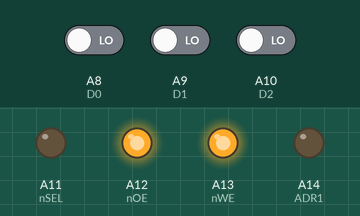
Simulated run of this sketch. Board: Arduino Mega 2560, built with avr-gcc and run on an emulated ATmega2560. Shown: output pins drawn as LEDs (lit = HIGH). The inputs (shaded band) are chosen by the test bench; at power-on: A8 (D0) LOW, A9 (D1) LOW, A10 (D2) LOW. Pins used as bus, display or sensor lines are not drawn; what the sketch prints to the serial monitor is not drawn.

Above: at 0.1 s.
Timing chart, 0 to 1.6 s (numbered marks = the images above):
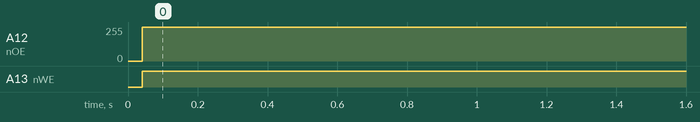

The sketch:

Reg4x16.ino
```cpp
#define nSEL A11
#define nOE A12
#define nWE A13
#define ADR1 A14
#define ADR0 A15

#define D0 A8
#define D1 A9
#define D2 A10

void writeAddr(uint8_t addr) {
  digitalWrite(ADR0, addr & 1);
  digitalWrite(ADR1, (addr >> 1) & 1);
}

void writeData(uint8_t data) {
  digitalWrite(nWE, 0);
  digitalWrite(nOE, 1);

  pinMode(D0, OUTPUT);
  pinMode(D1, OUTPUT);
  pinMode(D2, OUTPUT);

  digitalWrite(D0, data & 1);
  digitalWrite(D1, (data >> 1) & 1);
  digitalWrite(D2, (data >> 2) & 1);
}

uint8_t readData() {
  digitalWrite(nWE, 1);
  digitalWrite(nOE, 0);
  pinMode(D0, INPUT);
  pinMode(D1, INPUT);
  pinMode(D2, INPUT);

  return (digitalRead(D2) << 2) | (digitalRead(D1) << 1) | digitalRead(D0);
}

void defState() {
  digitalWrite(nWE, 1);
  digitalWrite(nOE, 1);
}

void setup() {
    Serial.begin(9600);
    pinMode(A15, OUTPUT);
    pinMode(A14, OUTPUT);
    pinMode(A13, OUTPUT);
    pinMode(A12, OUTPUT);
    pinMode(A11, OUTPUT);

    digitalWrite(nSEL, 0);
    writeData(1);

    for (int i = 0; i < 4; i++) {
      writeAddr(i);
      writeData(i);
      defState();
    }

    for (int i = 3; i >= 0; i--) {
      writeAddr(i);
      Serial.println(readData());
      defState();
    }

    defState();
}

void loop() {
  // put your main code here, to run repeatedly:

}
```

Measured:
- by itself, A12 (nOE): 0/255 → 255/255 at 0.04 s
- by itself, A13 (nWE): LOW → HIGH at 0.04 s
